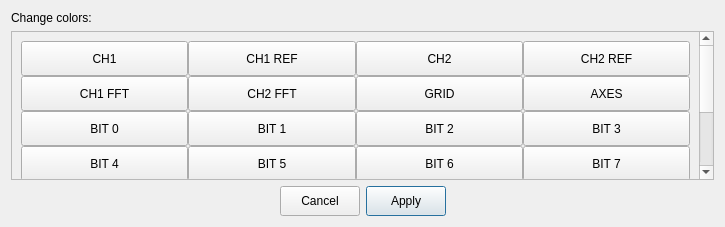
<?xml version="1.0" encoding="UTF-8"?>
<ui version="4.0">
 <class>CustomTheme</class>
 <widget class="QDialog" name="CustomTheme">
  <property name="windowModality">
   <enum>Qt::ApplicationModal</enum>
  </property>
  <property name="geometry">
   <rect>
    <x>0</x>
    <y>0</y>
    <width>725</width>
    <height>227</height>
   </rect>
  </property>
  <property name="windowTitle">
   <string>Custom Theme</string>
  </property>
  <property name="windowIcon">
   <iconset resource="xprotolabinterface.qrc">
    <normaloff>:/Bitmaps/Bitmaps/gt.ico</normaloff>:/Bitmaps/Bitmaps/gt.ico</iconset>
  </property>
  <property name="modal">
   <bool>true</bool>
  </property>
  <layout class="QVBoxLayout" name="verticalLayout">
   <item>
    <widget class="QLabel" name="label">
     <property name="text">
      <string>Change colors:</string>
     </property>
    </widget>
   </item>
   <item>
    <widget class="QScrollArea" name="scrollArea">
     <property name="widgetResizable">
      <bool>true</bool>
     </property>
     <property name="alignment">
      <set>Qt::AlignLeading|Qt::AlignLeft|Qt::AlignVCenter</set>
     </property>
     <widget class="QWidget" name="scrollAreaWidgetContents">
      <property name="geometry">
       <rect>
        <x>0</x>
        <y>0</y>
        <width>688</width>
        <height>265</height>
       </rect>
      </property>
      <layout class="QGridLayout" name="gridLayout">
       <item row="0" column="0">
        <layout class="QGridLayout" name="gridLayout_2">
         <property name="spacing">
          <number>0</number>
         </property>
         <item row="0" column="1">
          <widget class="QPushButton" name="ch1RefButton">
           <property name="minimumSize">
            <size>
             <width>0</width>
             <height>35</height>
            </size>
           </property>
           <property name="text">
            <string>CH1 REF</string>
           </property>
           <property name="flat">
            <bool>false</bool>
           </property>
          </widget>
         </item>
         <item row="4" column="0">
          <widget class="QPushButton" name="bit0RefButton">
           <property name="minimumSize">
            <size>
             <width>0</width>
             <height>35</height>
            </size>
           </property>
           <property name="text">
            <string>BIT 0 REF</string>
           </property>
           <property name="flat">
            <bool>false</bool>
           </property>
          </widget>
         </item>
         <item row="2" column="2">
          <widget class="QPushButton" name="bit2Button">
           <property name="minimumSize">
            <size>
             <width>0</width>
             <height>35</height>
            </size>
           </property>
           <property name="text">
            <string>BIT 2</string>
           </property>
           <property name="flat">
            <bool>false</bool>
           </property>
          </widget>
         </item>
         <item row="2" column="3">
          <widget class="QPushButton" name="bit3Button">
           <property name="minimumSize">
            <size>
             <width>0</width>
             <height>35</height>
            </size>
           </property>
           <property name="text">
            <string>BIT 3</string>
           </property>
           <property name="flat">
            <bool>false</bool>
           </property>
          </widget>
         </item>
         <item row="4" column="2">
          <widget class="QPushButton" name="bit2RefButton">
           <property name="minimumSize">
            <size>
             <width>0</width>
             <height>35</height>
            </size>
           </property>
           <property name="text">
            <string>BIT 2 REF</string>
           </property>
           <property name="flat">
            <bool>false</bool>
           </property>
          </widget>
         </item>
         <item row="4" column="1">
          <widget class="QPushButton" name="bit1RefButton">
           <property name="minimumSize">
            <size>
             <width>0</width>
             <height>35</height>
            </size>
           </property>
           <property name="text">
            <string>BIT 1 REF</string>
           </property>
           <property name="flat">
            <bool>false</bool>
           </property>
          </widget>
         </item>
         <item row="0" column="0">
          <widget class="QPushButton" name="ch1Button">
           <property name="minimumSize">
            <size>
             <width>0</width>
             <height>35</height>
            </size>
           </property>
           <property name="text">
            <string>CH1</string>
           </property>
          </widget>
         </item>
         <item row="0" column="3">
          <widget class="QPushButton" name="ch2RefButton">
           <property name="minimumSize">
            <size>
             <width>0</width>
             <height>35</height>
            </size>
           </property>
           <property name="text">
            <string>CH2 REF</string>
           </property>
           <property name="flat">
            <bool>false</bool>
           </property>
          </widget>
         </item>
         <item row="2" column="1">
          <widget class="QPushButton" name="bit1Button">
           <property name="minimumSize">
            <size>
             <width>0</width>
             <height>35</height>
            </size>
           </property>
           <property name="text">
            <string>BIT 1</string>
           </property>
           <property name="flat">
            <bool>false</bool>
           </property>
          </widget>
         </item>
         <item row="2" column="0">
          <widget class="QPushButton" name="bit0Button">
           <property name="minimumSize">
            <size>
             <width>0</width>
             <height>35</height>
            </size>
           </property>
           <property name="text">
            <string>BIT 0</string>
           </property>
           <property name="flat">
            <bool>false</bool>
           </property>
          </widget>
         </item>
         <item row="0" column="2">
          <widget class="QPushButton" name="ch2Button">
           <property name="minimumSize">
            <size>
             <width>0</width>
             <height>35</height>
            </size>
           </property>
           <property name="text">
            <string>CH2</string>
           </property>
           <property name="flat">
            <bool>false</bool>
           </property>
          </widget>
         </item>
         <item row="4" column="3">
          <widget class="QPushButton" name="bit3RefButton">
           <property name="minimumSize">
            <size>
             <width>0</width>
             <height>35</height>
            </size>
           </property>
           <property name="text">
            <string>BIT 3 REF</string>
           </property>
           <property name="flat">
            <bool>false</bool>
           </property>
          </widget>
         </item>
         <item row="5" column="3">
          <widget class="QPushButton" name="bit7RefButton">
           <property name="minimumSize">
            <size>
             <width>0</width>
             <height>35</height>
            </size>
           </property>
           <property name="text">
            <string>BIT 7 REF</string>
           </property>
           <property name="flat">
            <bool>false</bool>
           </property>
          </widget>
         </item>
         <item row="5" column="1">
          <widget class="QPushButton" name="bit5RefButton">
           <property name="minimumSize">
            <size>
             <width>0</width>
             <height>35</height>
            </size>
           </property>
           <property name="text">
            <string>BIT 5 REF</string>
           </property>
           <property name="flat">
            <bool>false</bool>
           </property>
          </widget>
         </item>
         <item row="3" column="1">
          <widget class="QPushButton" name="bit5Button">
           <property name="minimumSize">
            <size>
             <width>0</width>
             <height>35</height>
            </size>
           </property>
           <property name="text">
            <string>BIT 5</string>
           </property>
           <property name="flat">
            <bool>false</bool>
           </property>
          </widget>
         </item>
         <item row="3" column="2">
          <widget class="QPushButton" name="bit6Button">
           <property name="minimumSize">
            <size>
             <width>0</width>
             <height>35</height>
            </size>
           </property>
           <property name="text">
            <string>BIT 6</string>
           </property>
           <property name="flat">
            <bool>false</bool>
           </property>
          </widget>
         </item>
         <item row="1" column="2">
          <widget class="QPushButton" name="gridButton">
           <property name="minimumSize">
            <size>
             <width>0</width>
             <height>35</height>
            </size>
           </property>
           <property name="text">
            <string>GRID</string>
           </property>
           <property name="flat">
            <bool>false</bool>
           </property>
          </widget>
         </item>
         <item row="6" column="2">
          <widget class="QPushButton" name="labelButton">
           <property name="minimumSize">
            <size>
             <width>0</width>
             <height>35</height>
            </size>
           </property>
           <property name="text">
            <string>LABELS</string>
           </property>
           <property name="flat">
            <bool>false</bool>
           </property>
          </widget>
         </item>
         <item row="3" column="0">
          <widget class="QPushButton" name="bit4Button">
           <property name="minimumSize">
            <size>
             <width>0</width>
             <height>35</height>
            </size>
           </property>
           <property name="text">
            <string>BIT 4</string>
           </property>
           <property name="flat">
            <bool>false</bool>
           </property>
          </widget>
         </item>
         <item row="1" column="3">
          <widget class="QPushButton" name="axesButton">
           <property name="minimumSize">
            <size>
             <width>0</width>
             <height>35</height>
            </size>
           </property>
           <property name="text">
            <string>AXES</string>
           </property>
           <property name="flat">
            <bool>false</bool>
           </property>
          </widget>
         </item>
         <item row="5" column="0">
          <widget class="QPushButton" name="bit4RefButton">
           <property name="minimumSize">
            <size>
             <width>0</width>
             <height>35</height>
            </size>
           </property>
           <property name="text">
            <string>BIT 4 REF</string>
           </property>
           <property name="flat">
            <bool>false</bool>
           </property>
          </widget>
         </item>
         <item row="1" column="0">
          <widget class="QPushButton" name="ch1FftButton">
           <property name="minimumSize">
            <size>
             <width>0</width>
             <height>35</height>
            </size>
           </property>
           <property name="text">
            <string>CH1 FFT</string>
           </property>
           <property name="flat">
            <bool>false</bool>
           </property>
          </widget>
         </item>
         <item row="1" column="1">
          <widget class="QPushButton" name="ch2FftButton">
           <property name="minimumSize">
            <size>
             <width>0</width>
             <height>35</height>
            </size>
           </property>
           <property name="text">
            <string>CH2 FFT</string>
           </property>
           <property name="flat">
            <bool>false</bool>
           </property>
          </widget>
         </item>
         <item row="3" column="3">
          <widget class="QPushButton" name="bit7Button">
           <property name="minimumSize">
            <size>
             <width>0</width>
             <height>35</height>
            </size>
           </property>
           <property name="text">
            <string>BIT 7</string>
           </property>
           <property name="flat">
            <bool>false</bool>
           </property>
          </widget>
         </item>
         <item row="5" column="2">
          <widget class="QPushButton" name="bit6RefButton">
           <property name="minimumSize">
            <size>
             <width>0</width>
             <height>35</height>
            </size>
           </property>
           <property name="text">
            <string>BIT 6 REF</string>
           </property>
           <property name="flat">
            <bool>false</bool>
           </property>
          </widget>
         </item>
         <item row="6" column="1">
          <widget class="QPushButton" name="backgroundButton">
           <property name="minimumSize">
            <size>
             <width>0</width>
             <height>35</height>
            </size>
           </property>
           <property name="text">
            <string>BACKGROUND</string>
           </property>
           <property name="flat">
            <bool>false</bool>
           </property>
          </widget>
         </item>
         <item row="7" column="3">
          <spacer name="verticalSpacer">
           <property name="orientation">
            <enum>Qt::Vertical</enum>
           </property>
           <property name="sizeHint" stdset="0">
            <size>
             <width>20</width>
             <height>40</height>
            </size>
           </property>
          </spacer>
         </item>
        </layout>
       </item>
      </layout>
     </widget>
    </widget>
   </item>
   <item>
    <layout class="QHBoxLayout" name="horizontalLayout">
     <item>
      <spacer name="horizontalSpacer_2">
       <property name="orientation">
        <enum>Qt::Horizontal</enum>
       </property>
       <property name="sizeHint" stdset="0">
        <size>
         <width>40</width>
         <height>20</height>
        </size>
       </property>
      </spacer>
     </item>
     <item>
      <widget class="QPushButton" name="cancelButton">
       <property name="minimumSize">
        <size>
         <width>80</width>
         <height>30</height>
        </size>
       </property>
       <property name="text">
        <string>Cancel</string>
       </property>
       <property name="flat">
        <bool>false</bool>
       </property>
      </widget>
     </item>
     <item>
      <widget class="QPushButton" name="applyButton">
       <property name="minimumSize">
        <size>
         <width>80</width>
         <height>30</height>
        </size>
       </property>
       <property name="text">
        <string>Apply</string>
       </property>
       <property name="default">
        <bool>true</bool>
       </property>
       <property name="flat">
        <bool>false</bool>
       </property>
      </widget>
     </item>
     <item>
      <spacer name="horizontalSpacer">
       <property name="orientation">
        <enum>Qt::Horizontal</enum>
       </property>
       <property name="sizeHint" stdset="0">
        <size>
         <width>40</width>
         <height>20</height>
        </size>
       </property>
      </spacer>
     </item>
    </layout>
   </item>
  </layout>
 </widget>
 <resources>
  <include location="xprotolabinterface.qrc"/>
 </resources>
 <connections/>
</ui>
